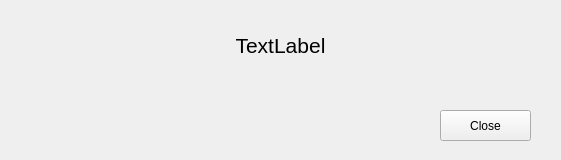
<?xml version="1.0" encoding="UTF-8"?>
<ui version="4.0">
 <class>WarningMessage</class>
 <widget class="QWidget" name="WarningMessage">
  <property name="geometry">
   <rect>
    <x>0</x>
    <y>0</y>
    <width>561</width>
    <height>160</height>
   </rect>
  </property>
  <property name="windowTitle">
   <string>Form</string>
  </property>
  <widget class="QLabel" name="label">
   <property name="geometry">
    <rect>
     <x>20</x>
     <y>10</y>
     <width>521</width>
     <height>71</height>
    </rect>
   </property>
   <property name="font">
    <font>
     <pointsize>16</pointsize>
    </font>
   </property>
   <property name="layoutDirection">
    <enum>Qt::LeftToRight</enum>
   </property>
   <property name="autoFillBackground">
    <bool>false</bool>
   </property>
   <property name="text">
    <string>TextLabel</string>
   </property>
   <property name="alignment">
    <set>Qt::AlignCenter</set>
   </property>
  </widget>
  <widget class="QPushButton" name="closeButton">
   <property name="geometry">
    <rect>
     <x>440</x>
     <y>110</y>
     <width>91</width>
     <height>31</height>
    </rect>
   </property>
   <property name="text">
    <string>Close</string>
   </property>
  </widget>
 </widget>
 <resources/>
 <connections/>
</ui>
